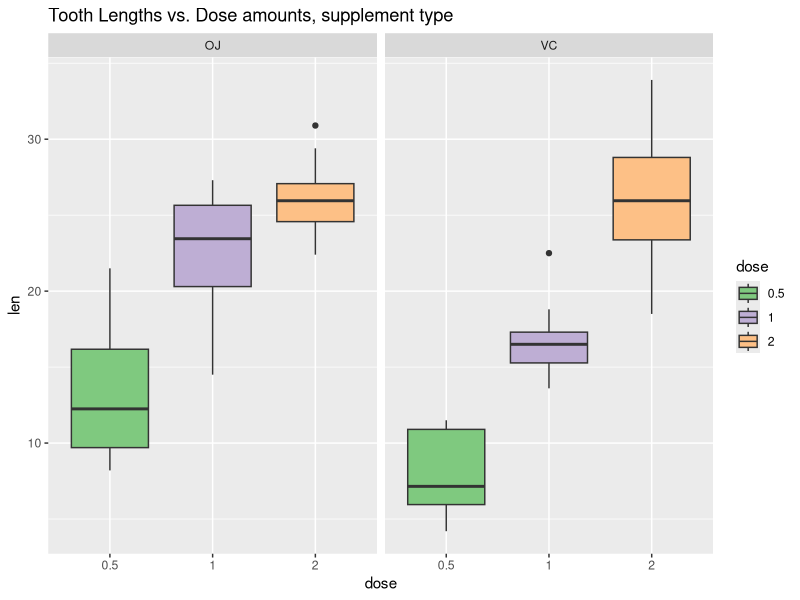
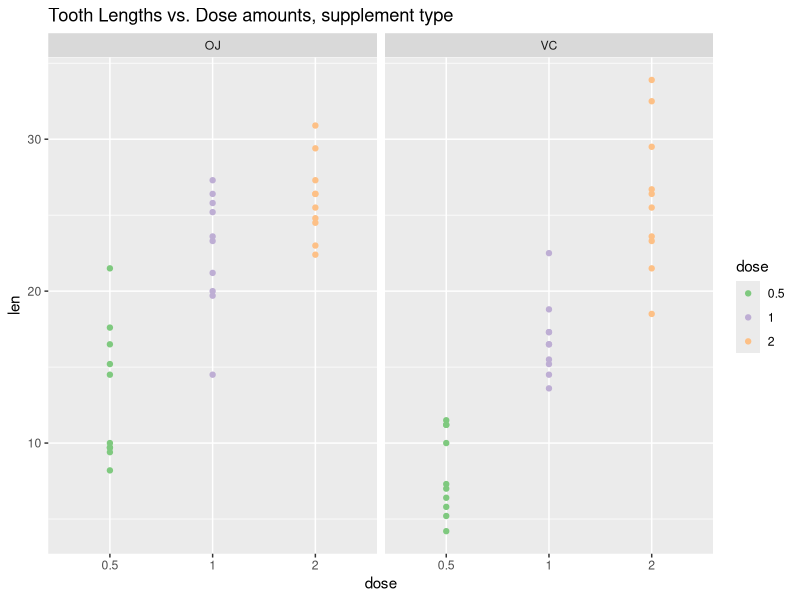
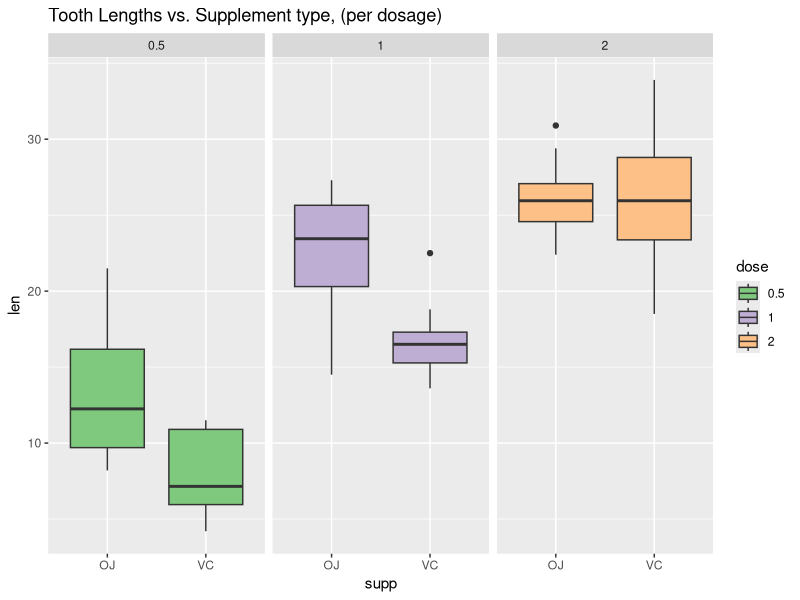
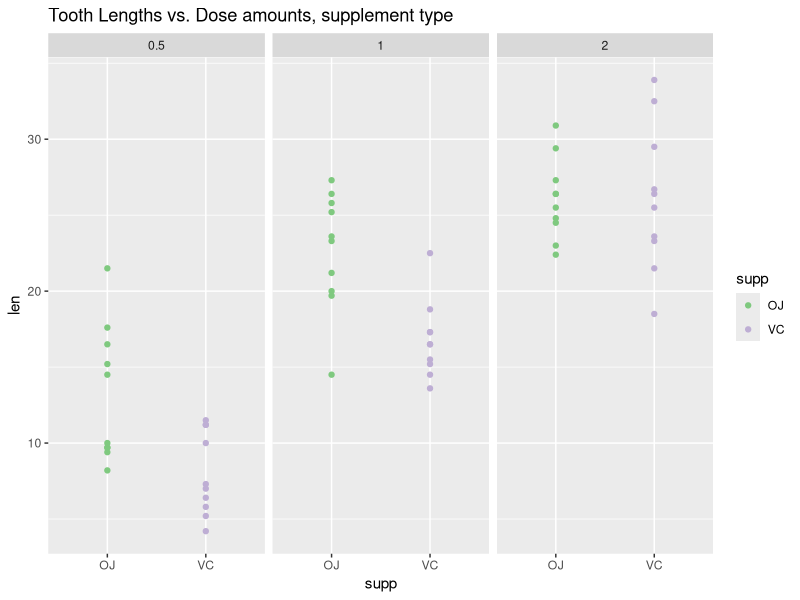

The R source for these figures, in order:
## ---- chunk 1
knitr::opts_chunk$set(echo = TRUE)
## ---- chunk 2
library(data.table)
library(ggplot2)
library(datasets)
## ---- chunk 3
data("ToothGrowth")

head(ToothGrowth)
summary(ToothGrowth)
unique(ToothGrowth$supp)
unique(ToothGrowth$dose)
# looking at doses for each supplememnt type
table(ToothGrowth$supp, ToothGrowth$dose) 

## ---- chunk 4
# By Supplement Type
ToothGrowth$dose = as.factor(ToothGrowth$dose)
g <- ggplot(ToothGrowth, aes(x=dose, y= len))
g + geom_boxplot(aes(fill=dose)) +
  facet_grid(.~supp) + 
  scale_fill_brewer(palette="Accent") +
  ggtitle("Tooth Lengths vs. Dose amounts, supplement type")
s <-ggplot(ToothGrowth,  aes(x=dose, y= len, color = dose)) 
s + geom_point() +
  facet_grid(.~supp) +
  scale_color_brewer(palette="Accent") +
  ggtitle("Tooth Lengths vs. Dose amounts, supplement type")


## ---- chunk 5
# By Dosage
g <- ggplot(ToothGrowth, aes(x=supp, y= len))
g + geom_boxplot(aes(fill=dose)) +
  facet_grid(.~dose) + 
  scale_fill_brewer(palette="Accent") +
  ggtitle("Tooth Lengths vs. Supplement type, (per dosage)")
s <-ggplot(ToothGrowth,  aes(x=supp, y= len, color = supp)) 
s + geom_point() +
  facet_grid(.~dose) +
  scale_color_brewer(palette="Accent") +
  ggtitle("Tooth Lengths vs. Dose amounts, supplement type")

## ---- chunk 6
t.test(len ~ supp, data = ToothGrowth)
## ---- chunk 7
doses_0.5_1.0 <- subset (ToothGrowth, dose %in% c(0.5, 1.0)) 
doses_0.5_2.0 <- subset (ToothGrowth, dose %in% c(0.5, 2.0)) 
doses_1.0_2.0 <- subset (ToothGrowth, dose %in% c(1.0, 2.0)) 
## ---- chunk 8
t.test(len ~ dose, data = doses_0.5_1.0)
## ---- chunk 9
t.test(len ~ dose, data = doses_0.5_2.0)
## ---- chunk 10
t.test(len ~ dose, data = doses_1.0_2.0)
